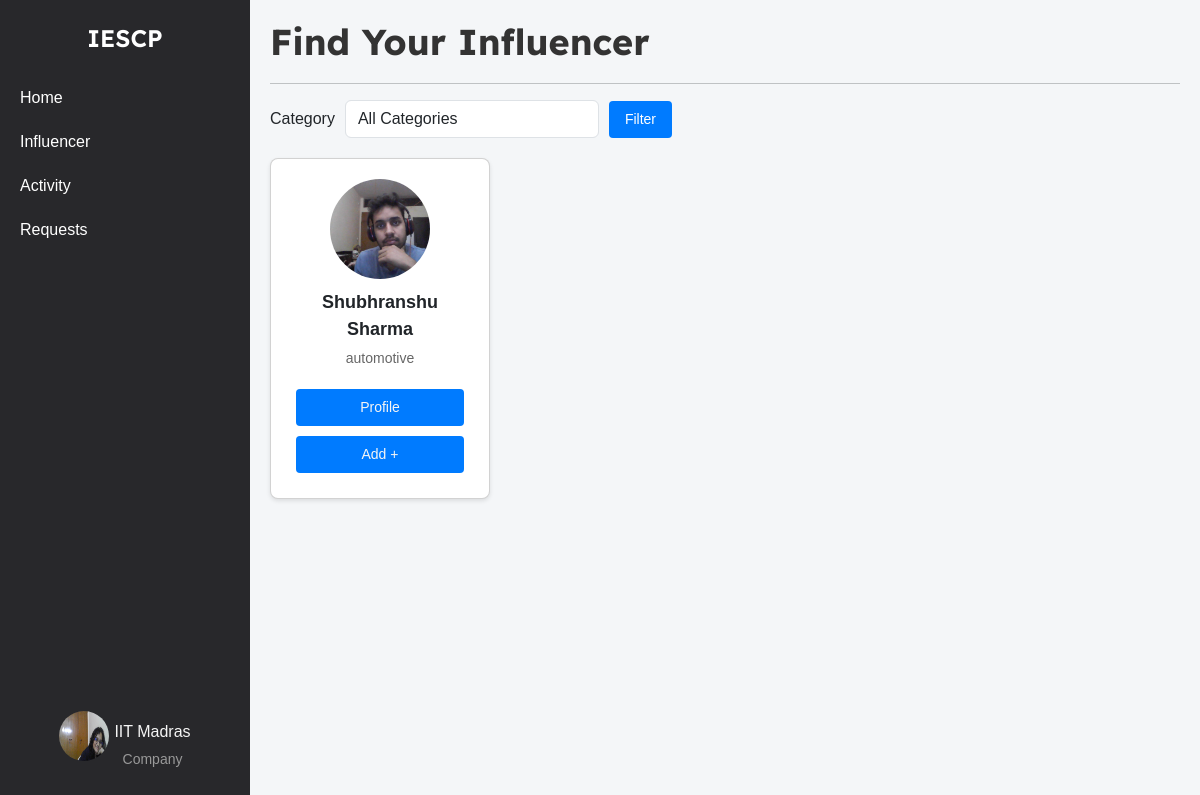
Page /company/influencer_search (signed in) on the committed database.
### models.py (models this page shows)
class Company(db.Model):
    __tablename__ = 'company'
    id = db.Column(db.Integer, primary_key=True)
    company_name = db.Column(db.String(100), nullable=False)
    username = db.Column(db.String(50), unique=True, nullable=False)
    email = db.Column(db.String(120), unique=True, nullable=False)
    password_hash = db.Column(db.String(128), nullable=False)
    phone_number = db.Column(db.String(20), nullable=False)
    address = db.Column(db.String(200), nullable=False)
    industry = db.Column(db.String(100), nullable=False)
    other_industry = db.Column(db.String(100), nullable=True)
    website = db.Column(db.String(200), nullable=False)
    description = db.Column(db.Text, nullable=False)
    social_media_link = db.Column(db.String(200), nullable=False)
    logo = db.Column(db.String(200), nullable=False)
    campaigns = db.relationship('Campaign', backref='company', lazy=True)

class Influencer(db.Model):
    __tablename__ = 'influencers'
    id = db.Column(db.Integer, primary_key=True)
    name = db.Column(db.String(255), nullable=False)
    username = db.Column(db.String(255), unique=True, nullable=False)
    email = db.Column(db.String(255), unique=True, nullable=False)
    password_hash = db.Column(db.String(255), nullable=False)
    category = db.Column(db.String(255), nullable=False)
    interest = db.Column(db.String(255), nullable=False)
    reach = db.Column(db.Integer, nullable=False)
    social_media_links = db.Column(db.String(255), nullable=False)
    bio = db.Column(db.String(255), nullable=False)
    profile_picture = db.Column(db.String(255), nullable=False)
    campaigns = db.relationship('Campaign', secondary=influencer_campaign_association, back_populates='influencers')

### company_routes.py (the view)
@app.route('/company/influencer_search', methods=['GET'])
@company_auth_required
def influencer_search():
    user = Company.query.get(session['company_id'])
    selected_category = request.args.get('category', '')
    if selected_category:
        influencers = Influencer.query.filter_by(category=selected_category).all()
    else:
        influencers = Influencer.query.all()
    categories = [
        "fashion",
        "beauty",
        "fitness and health",
        "travel",
        "food and beverage",
        "lifestyle",
        "finance",
        "automotive",
        "entertainment",
        "education",
        "business",
        "art and design",
        "sports",
        "sustainability and environmental",
        "politics and social issues"
    ]
    return render_template(
        'influencer_search.html',
        influencers=influencers,
        categories=categories,
        selected_category=selected_category,
        user=user
    )

### company_routes.py (called while the page is built)
def company_auth_required(func):
    @wraps(func)
    def func3(*args, **kwargs):
        if 'company_id' in session:
            return func(*args, **kwargs)
        else:
            flash("Please login first")
            return redirect(url_for('company_login'))
    return func3

### templates/influencer_search.html (shortened to what this page needs)
{% extends 'layout.html' %}
{% block content %}
<div class="container-box">
    <div class="sidebar">
        <div class="logo">IESCP</div>
        <ul>
            <li><a href="{{url_for('company_home')}}">Home</a></li>
            <li><a href="{{ url_for('influencer_search') }}">Influencer</a></li>
            <li><a href="{{ url_for('company_activity') }}">Activity</a></li>
            <li><a href="{{url_for('company_requests')}}">Requests</a></li>
        </ul>
        <div class="profile">
            <a href="{{ url_for('company_dashboard') }}">
                <img src="{{ url_for('static', filename='profile_upload/company/' + user.username + '/' + user.logo) }}" alt="Profile Picture">
                <div class="profile-name-category">
                    <span class="company_name">{{ user.company_name }}</span>
                    <span class="category">Company</span>
                </div>
            </a>
        </div>
    </div>
    <div class="main-content">
        <h1>Find Your Influencer</h1>
        <hr>
        <div class="filter-container">
            <form method="GET" action="{{ url_for('influencer_search') }}" class="form-inline">
                <div class="form-group">
                    <label for="category" class="mr-2">Category</label>
                    <select name="category" id="category" class="form-control">
                        <option value="">All Categories</option>
                    </select>
                </div>
                <button type="submit" class="btn btn-primary">Filter</button>
            </form>
        </div>
        <div class="card-container">
            {% for influencer in influencers %}
            <div class="card profile-card" data-category="{{ influencer.category }}">
                <img src="{{ url_for('static', filename='profile_upload/influencer/' + influencer.username + '/' + influencer.profile_picture) }}" alt="Profile Picture">
                <div class="name">{{ influencer.name }}</div>
                <div class="category">{{ influencer.category }}</div>
                <button class="btn-primary"><a href="{{ influencer.social_media_links }}" target="_blank">Profile</a></button>
                <button class="btn-primary"><a href="{{url_for('company_request_sender')}}">Add +</a></button>
            </div>
            {% endfor %}
        </div>
    </div>
</div>
{% endblock %}

### templates/influencer_search.html (style rules this page uses)
html, body { height: 100%; margin: 0; padding: 0; }
body { font-family: Arial, sans-serif; background-color: #f4f6f8; }
.container-box { display: flex; width: 100%; height: 100vh; }
a { text-decoration: none; color: whitesmoke; }
.sidebar { width: 250px; background-color: #28282B; color: white; display: flex; flex-direction: column; align-items: center; padding-top: 20px; position: sticky; top: 0; height: 100vh; overflow: auto; }
.sidebar .logo { font-size: 24px; font-weight: bold; margin-bottom: 20px; font-family: 'Lexend Deca', sans-serif; font-weight: 600; }
.sidebar ul { list-style-type: none; padding: 0; width: 100%; }
.sidebar ul li { width: 100%; }
.sidebar ul li a { display: block; padding: 10px 20px; color: white; text-decoration: none; }
.sidebar .profile { margin-top: auto; text-align: center; padding: 10px; }
.profile .category { font-size: 14px; color: #999; margin-top: 5px; }
.sidebar .profile img { width: 50px; height: 50px; border-radius: 50%; margin-bottom: 5px; }
.profile { display: flex; flex-direction: column; align-items: center; text-align: center; padding: 10px; margin-bottom: 20px; }
.profile a { display: flex; align-items: center; text-align: center; justify-content: center; gap: 5px; }
.profile-name-category { display: flex; flex-direction: column; align-items: center; text-align: center; justify-content: center; padding-top: 13px; }
.main-content { flex: 1; padding: 20px; overflow-y: auto; }
.main-content h1 { font-size: 36px; font-weight: bold; font-family: 'Lexend Deca', sans-serif; color: #333; margin-bottom: 20px; }
.filter-container { margin-bottom: 20px; }
.filter-container .form-inline { display: flex; align-items: center; flex-wrap: wrap; }
.filter-container .form-inline .form-group { display: flex; align-items: center; margin-right: 10px; gap: 10px; }
.filter-container .form-inline .btn { background-color: #007bff; color: white; border: none; padding: 8px 16px; font-size: 14px; cursor: pointer; border-radius: 4px; transition: background-color 0.3s ease; }
.form-inline select { height: 38px; }
.card-container { display: flex; flex-wrap: wrap; gap: 20px; }
.card { background-color: white; border-radius: 8px; box-shadow: 0 2px 4px rgba(0, 0, 0, 0.1); padding: 20px; text-align: center; width: 220px; position: relative; transition: box-shadow 0.3s ease, transform 0.3s ease; }
.card img { border-radius: 50%; margin-bottom: 10px; width: 100px; height: 100px; object-fit: cover; display: block; margin-left: auto; margin-right: auto; }
.card .name { font-size: 18px; font-weight: bold; margin-bottom: 5px; word-wrap: break-word; }
.card .category { font-size: 14px; color: #666; margin-bottom: 15px; }
.card button { background-color: #007bff; color: white; border: none; padding: 8px 12px; font-size: 14px; cursor: pointer; border-radius: 4px; margin: 5px; transition: background-color 0.3s ease; }
.btn-primary { background-color: #007bff; color: white; border: none; padding: 8px 16px; font-size: 14px; cursor: pointer; border-radius: 4px; text-align: center; display: inline-block; transition: background-color 0.3s ease; }

### rows in the picture
Company: username+logo (picture), company_name "IIT Madras"
Influencer: username+profile_picture (picture), name "Shubhranshu Sharma", category "automotive"
